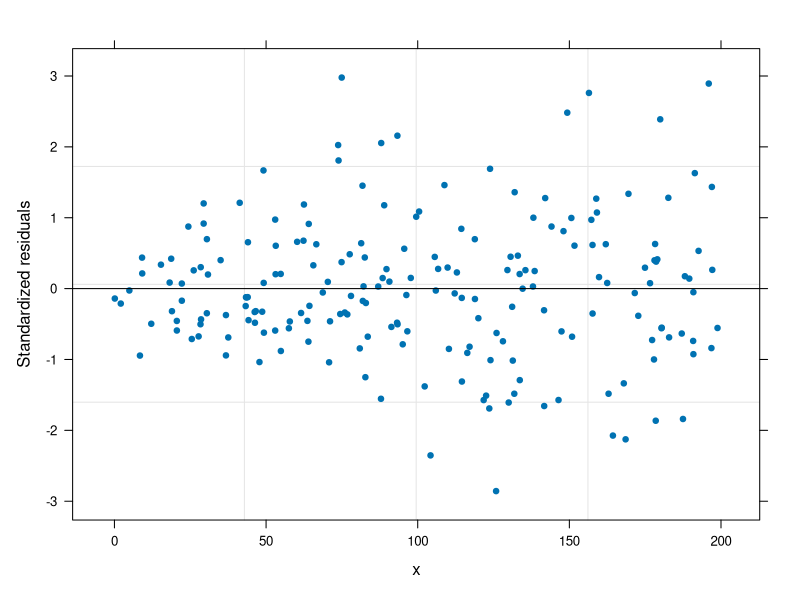
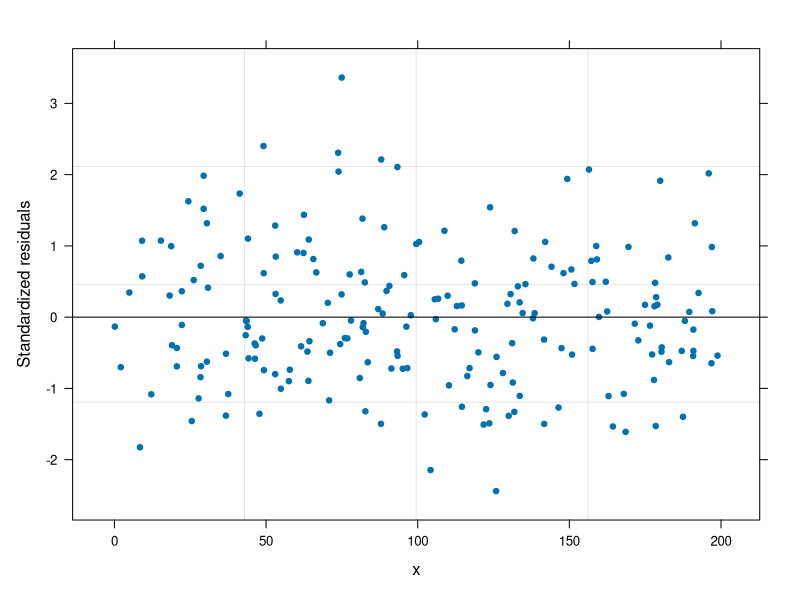
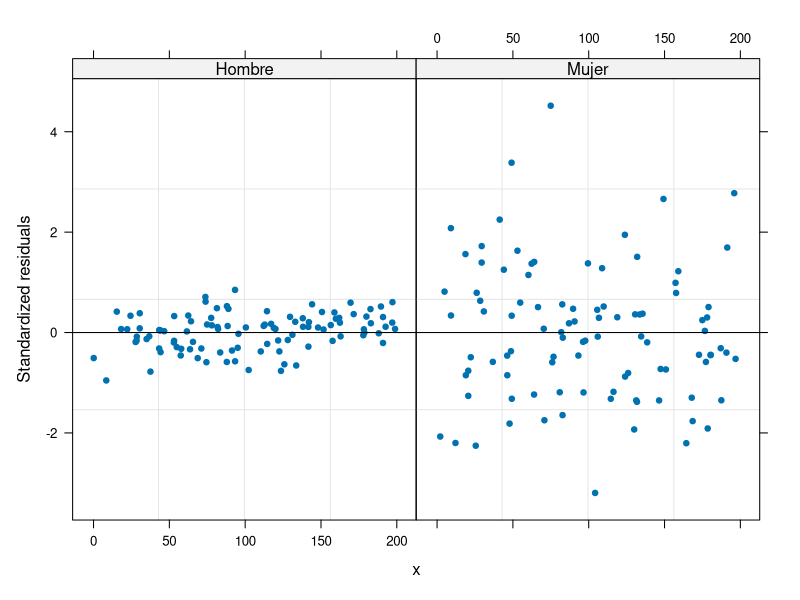
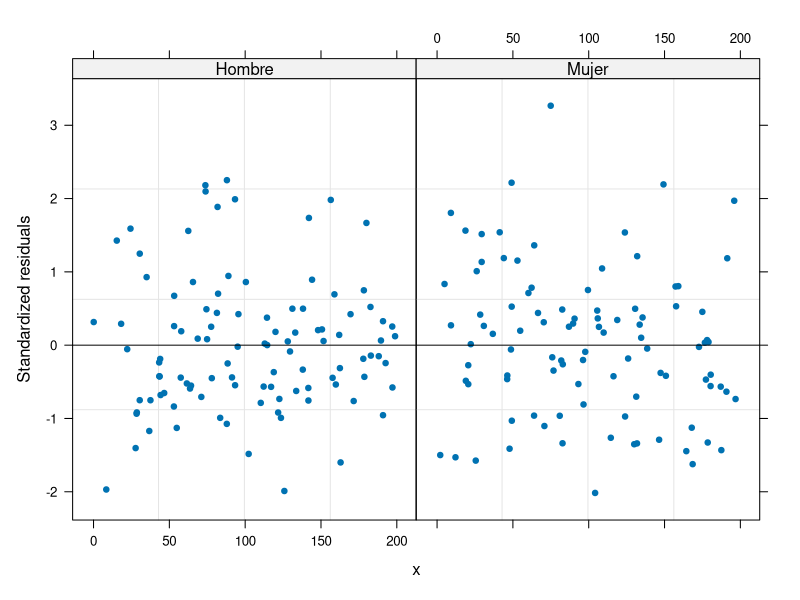

The R source for these figures, in order:
## ---- chunk 1
ni <- 10
G <- 20
nobs <- ni * G
grupo <- factor(rep(x=1:G, each=ni))
obs <- rep(x=1:ni, times=G)
set.seed(123)
x <- runif(n=nobs, min=0, max=200)
set.seed(123)
b0 <- rnorm(n=G, mean=0, sd=sqrt(64)) # Intercepto aleatorio
b0 <- rep(x=b0, each=ni)              # El mismo intercepto aleatorio pero repetido
media <- 4 - 6 * x + b0
sigma2_y <- 9 * x
set.seed(123)
y <- rnorm(n=nobs, mean=media, sd=sqrt(sigma2_y))
datos <- data.frame(obs, grupo, x, y)
## ---- chunk 2
library(nlme)
fit0 <- lme(y ~ x, random = ~ 1 | grupo, data=datos)
## ---- chunk 3
plot(fit0, resid(., type = "p") ~ x, abline = 0, pch=20)
## ---- chunk 4
fit1 <- lme(y ~ x, random = ~ 1 | grupo, weights=varFixed(~ x), data=datos)
## ---- chunk 5
plot(fit1, resid(., type = "p") ~ x, abline = 0, pch=20)
## ---- chunk 6
summary(fit1)
## ---- chunk 7
anova(fit0, fit1)
## ---- chunk 8
ni <- 10
G <- 20
nobs <- ni * G
grupo <- factor(rep(x=1:G, each=ni))
set.seed(123)
sexo <- sample(x=c("Hombre", "Mujer"), size=nobs, replace=TRUE)
obs <- rep(x=1:ni, times=G)
set.seed(123)
x <- runif(n=nobs, min=0, max=200)
set.seed(123)
b0 <- rnorm(n=G, mean=0, sd=sqrt(64)) # Intercepto aleatorio
b0 <- rep(x=b0, each=ni)              # El mismo intercepto aleatorio pero repetido
media <- 4 - 6 * x + b0
delta_h <- 1
delta_m <- 6
sigma2_y <- ifelse(sexo == "Hombre", 9 * delta_h^2, 9 * delta_m^2)
set.seed(123)
y <- rnorm(n=nobs, mean=media, sd=sqrt(sigma2_y))
datos <- data.frame(obs, grupo, sexo, x, y)
## ---- chunk 9
library(nlme)
fit0 <- lme(y ~ x, random = ~ 1 | grupo, data=datos)
## ---- chunk 10
plot(fit0, resid(., type = "p") ~ x | sexo, abline = 0, pch=20)
## ---- chunk 11
fit1 <- lme(y ~ x, random = ~ 1 | grupo, weights = varIdent(form = ~ 1| sexo), 
            data=datos)
## ---- chunk 12
plot(fit1, resid(., type = "p") ~ x | sexo, abline = 0, pch=20)
## ---- chunk 13
summary(fit1)
